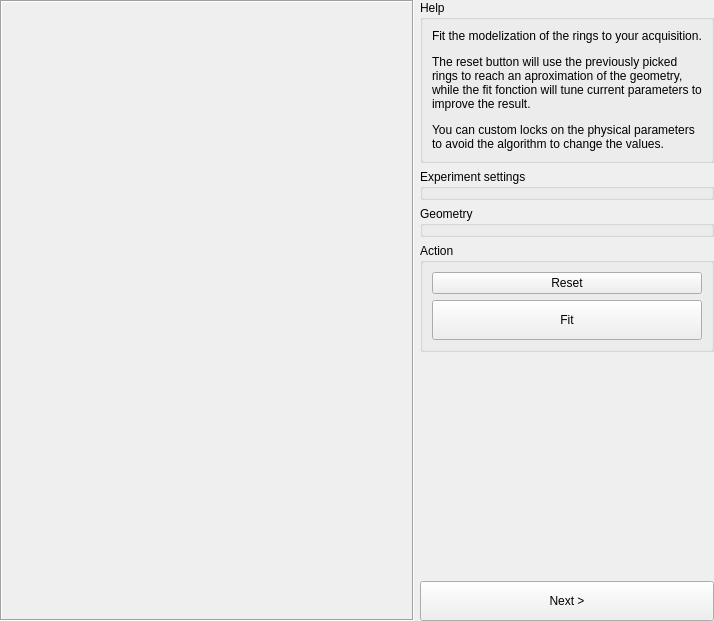
<?xml version="1.0" encoding="UTF-8"?>
<ui version="4.0">
 <class>Form</class>
 <widget class="QWidget" name="Form">
  <property name="geometry">
   <rect>
    <x>0</x>
    <y>0</y>
    <width>714</width>
    <height>621</height>
   </rect>
  </property>
  <property name="windowTitle">
   <string>Geometry fitting</string>
  </property>
  <layout class="QHBoxLayout" name="horizontalLayout" stretch="1,0">
   <property name="margin">
    <number>0</number>
   </property>
   <item>
    <widget class="QFrame" name="_imageHolder">
     <property name="frameShape">
      <enum>QFrame::Box</enum>
     </property>
     <property name="frameShadow">
      <enum>QFrame::Sunken</enum>
     </property>
     <property name="lineWidth">
      <number>1</number>
     </property>
    </widget>
   </item>
   <item>
    <widget class="QWidget" name="widget" native="true">
     <layout class="QVBoxLayout" name="verticalLayout_3" stretch="0,0,0,0,1,0">
      <property name="margin">
       <number>0</number>
      </property>
      <item>
       <widget class="QGroupBox" name="groupBox_8">
        <property name="sizePolicy">
         <sizepolicy hsizetype="Preferred" vsizetype="Fixed">
          <horstretch>0</horstretch>
          <verstretch>0</verstretch>
         </sizepolicy>
        </property>
        <property name="title">
         <string>Help</string>
        </property>
        <layout class="QVBoxLayout" name="verticalLayout_12">
         <item>
          <widget class="QLabel" name="label_48">
           <property name="text">
            <string>&lt;html&gt;&lt;head/&gt;&lt;body&gt;&lt;p&gt;Fit the modelization of the rings to your acquisition.&lt;/p&gt;&lt;p&gt;The reset button will use the previously picked rings to reach an aproximation of the geometry, while the fit fonction will tune current parameters to improve the result.&lt;/p&gt;&lt;p&gt;You can custom locks on the physical parameters to avoid the algorithm to change the values.&lt;/p&gt;&lt;/body&gt;&lt;/html&gt;</string>
           </property>
           <property name="wordWrap">
            <bool>true</bool>
           </property>
          </widget>
         </item>
        </layout>
       </widget>
      </item>
      <item>
       <widget class="QGroupBox" name="_settings">
        <property name="title">
         <string>Experiment settings</string>
        </property>
       </widget>
      </item>
      <item>
       <widget class="QGroupBox" name="_geometry">
        <property name="title">
         <string>Geometry</string>
        </property>
       </widget>
      </item>
      <item>
       <widget class="QGroupBox" name="groupBox_14">
        <property name="title">
         <string>Action</string>
        </property>
        <layout class="QGridLayout" name="gridLayout_10">
         <item row="3" column="0" colspan="2">
          <widget class="WaitingPushButton" name="_fitButton">
           <property name="minimumSize">
            <size>
             <width>0</width>
             <height>40</height>
            </size>
           </property>
           <property name="text">
            <string>Fit</string>
           </property>
          </widget>
         </item>
         <item row="0" column="0" colspan="2">
          <widget class="QPushButton" name="_resetButton">
           <property name="text">
            <string>Reset</string>
           </property>
          </widget>
         </item>
        </layout>
       </widget>
      </item>
      <item>
       <spacer name="verticalSpacer">
        <property name="orientation">
         <enum>Qt::Vertical</enum>
        </property>
        <property name="sizeHint" stdset="0">
         <size>
          <width>0</width>
          <height>0</height>
         </size>
        </property>
       </spacer>
      </item>
      <item>
       <widget class="QPushButton" name="_nextStep">
        <property name="minimumSize">
         <size>
          <width>0</width>
          <height>40</height>
         </size>
        </property>
        <property name="text">
         <string>Next &gt;</string>
        </property>
       </widget>
      </item>
     </layout>
    </widget>
   </item>
  </layout>
 </widget>
 <customwidgets>
  <customwidget>
   <class>WaitingPushButton</class>
   <extends>QPushButton</extends>
   <header>silx.gui.widgets.WaitingPushButton</header>
  </customwidget>
 </customwidgets>
 <resources/>
 <connections/>
</ui>
